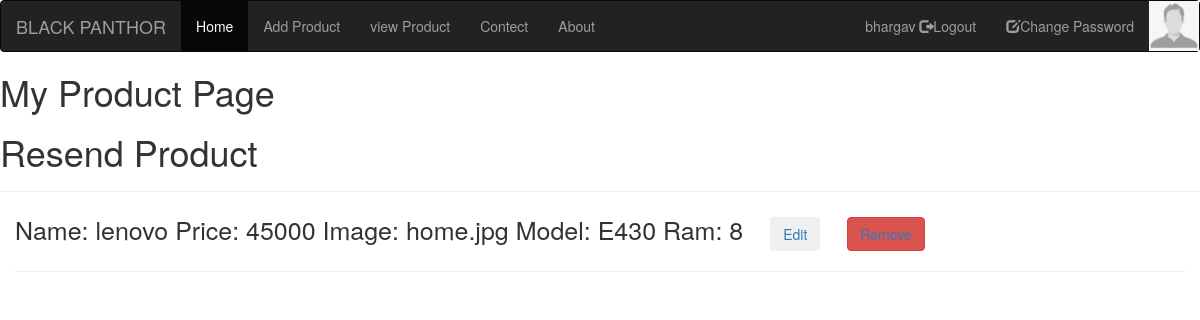
The app's page /view-product/ (signed in), older data.
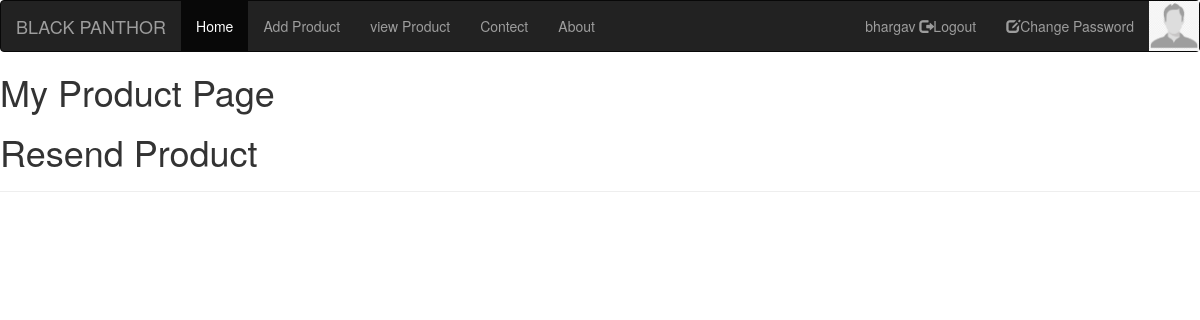
The same page, newer data.
### userfile/models.py (models this page shows, shortened)
class Product_sub_cat(models.Model):
	pname=models.CharField(max_length=30)
	product_price=models.PositiveSmallIntegerField()
	product_image=models.ImageField(upload_to='image/',default="")
	product_model=models.CharField(max_length=30)
	product_ram=models.PositiveSmallIntegerField()

### userfile/views.py (the view)
# urls.py: path('view-product/',views.view_product,name='view-product'),
def view_product(request):
	products=Product_sub_cat.objects.all()
	return render(request,'view-product.html',{'products':products})

### userfile/templates/view-product.html (shortened to what this page needs)
{% extends 'header.html' %}
{% block content %}
<!DOCTYPE html>
<html>
<head>
</head>
<body>
<h1>My Product Page</h1>
<form  name="contect" method="POST" action="{% url 'view-product' %}">
<h1>Resend Product</h1><hr>
<div class="container-fluid">
	<div class="container">
		<div class="row" style="font-size: 25px;">
			{% for i in products %}
			<th>
				<tr>
					<td>
						Name: {{i.pname}}
					</td>
				</tr>
				<tr>
					<td>
						Price: {{i.product_price}}
					</td>
				</tr>
				<tr>
					<td>
						Image: {{i.product_image}}
					</td>
				</tr>
				<tr>
					<td>
						Model: {{i.product_model}}
					</td>
				</tr>
				<tr>
					<td>
						Ram:  {{i.product_ram}}
					</td>
				</tr>
				<tr>
					<td>
						<button class="btn btn-edit" style="margin-left: 20px;" ><a href="{% url 'edit-product' pk=i.pk %}">Edit</a></button>
						<button class="btn btn-danger" style="margin-left: 20px ;"><a href="{% url 'delete-product' pk=i.pk %}">Remove</a></button></h3><hr>
					</td>
				</tr>
			</th>
			{% endfor %}
		</div>
	</div>
</div>
</form>
</body>
</html>
{% endblock %}

### userfile/templates/header.html (shortened to what this page needs)
<!DOCTYPE html>
<html>
<head>
   <link rel="stylesheet" href="https://maxcdn.bootstrapcdn.com/bootstrap/3.4.1/css/bootstrap.min.css">
</head>
<body >
  <nav class="navbar navbar-inverse">
  <div class="container-fluid">
    <div class="navbar-header">
      <a class="navbar-brand" href="/">BLACK PANTHOR</a>
    </div>
    <ul class="nav navbar-nav">
      <li class="active"><a href="/">Home</a></li>
      <li><a href="{% url 'add-product' %}">Add Product</a></li>
      <li><a href="{% url 'view-product' %}">view Product</a></li>
      <li><a href="{% url 'contect' %}">Contect</a></li>
      <li><a href="{% url 'about' %}">About</a></li>
    </ul>
    <ul class="nav navbar-nav navbar-right">
        {% if request.session.email %}
          <li><a href="{% url 'logout' %}">{{request.session.fname}}   <span class="glyphicon glyphicon-log-out"></span>Logout</a></li>
          <li><a href="{% url 'change-password' %}"><span class="glyphicon glyphicon-edit"></span>Change Password</a></li>
          <li> <img src="{{request.session.profile_pic}}" width="50px" height="50px"> </li>
        {% else %}
          <li><a href="{% url 'singup' %}"><span class="glyphicon glyphicon-user"></span> Sign Up</a></li>
          <li><a href="{% url 'login' %}"><span class="glyphicon glyphicon-log-in"></span> Login</a></li>
        {% endif %}
    </ul>
  </div>
</nav>
{% block content %}
{% endblock %}
</body>
</html>

Row changes from the older to the newer data that the page shows:
removed Product_sub_cat: pname "lenovo", product_price "45000", product_image "home.jpg", product_model "E430", product_ram "8"
